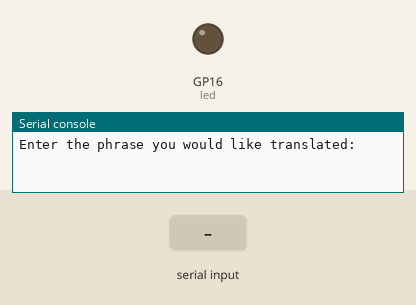
The program below on a simulated Raspberry Pi Pico running CircuitPython. Shown: output pins drawn as LEDs (lit = HIGH), the last lines printed to the serial console. The inputs (shaded band) are chosen by the test bench.

Above: at 1.2 s.
1.3 s: "." typed at the serial console, then Enter
At 2.1 s:
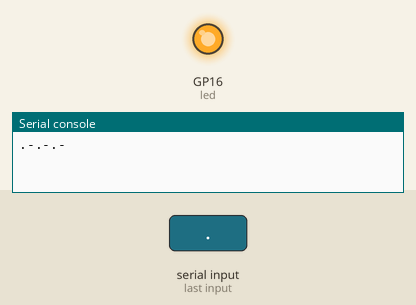
4.3 s: "-" typed at the serial console, then Enter
Timing chart, 0 to 11.8 s (numbered marks = the images above; inputs shaded):
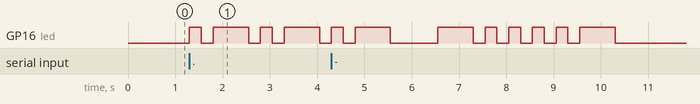

The program:

morse_code_pt2.py
```python
# Paul Schakel
# Morse Code Part 2

import board
import digitalio
import time

# Initialize LED
led = digitalio.DigitalInOut(board.GP16)
led.direction = digitalio.Direction.OUTPUT

# Timings for transmission
modifier = 0.25
dot_time = 1*modifier
dash_time = 3*modifier
between_taps = 1*modifier
between_letters = 3*modifier
between_words = 7*modifier

# Dictionary representing the morse code chart
MORSE_CODE = { 'A':'.-', 'B':'-...',
    'C':'-.-.', 'D':'-..', 'E':'.',
    'F':'..-.', 'G':'--.', 'H':'....',
    'I':'..', 'J':'.---', 'K':'-.-',
    'L':'.-..', 'M':'--', 'N':'-.',
    'O':'---', 'P':'.--.', 'Q':'--.-',
    'R':'.-.', 'S':'...', 'T':'-',
    'U':'..-', 'V':'...-', 'W':'.--',
    'X':'-..-', 'Y':'-.--', 'Z':'--..',
    '1':'.----', '2':'..---', '3':'...--',
    '4':'....-', '5':'.....', '6':'-....',
    '7':'--...', '8':'---..', '9':'----.',
    '0':'-----', ', ':'--..--', '.':'.-.-.-',
    '?':'..--..', '/':'-..-.', '-':'-....-',
    '(':'-.--.', ')':'-.--.-', '\'': '.----.', '!':'-.-.--'}

while True:
    to_translate = input("Enter the phrase you would like translated: ")
    if to_translate == "-q": # Quit the program
        break
    translated = ""
    for char in to_translate: # Loop through message
        if char == " ": # Add "/" between words
            translated += "/"
        else:
            translated += MORSE_CODE[char.upper()] + " " # Translate character to morse code
    print(translated + "\n\n")

    for char in translated: # Flash LED to transmit morse code message
        if char == ".": # Blink short
            led.value = True
            time.sleep(dot_time)
            led.value = False
            time.sleep(between_taps)
        elif char == "-": # Blink long
            led.value = True
            time.sleep(dash_time)
            led.value = False
            time.sleep(between_taps)
        elif char == " ": # turn off for a while
            time.sleep(between_letters)
        elif char == "/": # turn off for a long time
            time.sleep(between_words - between_letters)
        else: # this code should never be run but here it is
            print("Error")
```

Measured:
- after the input at 1.3 s, GP16 (led): LOW → HIGH at once, → LOW 0.25 s later, → HIGH 0.25 s later, → LOW 0.75 s later, … (8 changes in this stretch)
